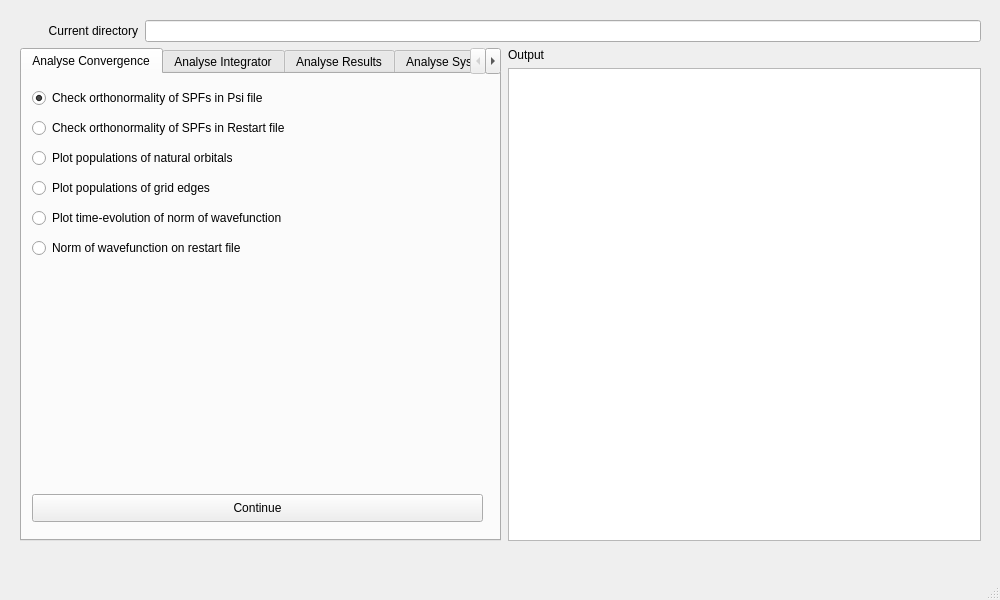
<?xml version="1.0" encoding="UTF-8"?>
<ui version="4.0">
 <class>MainWindow</class>
 <widget class="QMainWindow" name="MainWindow">
  <property name="geometry">
   <rect>
    <x>0</x>
    <y>0</y>
    <width>1000</width>
    <height>600</height>
   </rect>
  </property>
  <property name="windowTitle">
   <string>Analyse</string>
  </property>
  <widget class="QWidget" name="centralwidget">
   <widget class="QWidget" name="layoutWidget">
    <property name="geometry">
     <rect>
      <x>20</x>
      <y>20</y>
      <width>961</width>
      <height>521</height>
     </rect>
    </property>
    <layout class="QGridLayout" name="gridLayout" columnstretch="10,30,40">
     <property name="horizontalSpacing">
      <number>7</number>
     </property>
     <item row="0" column="1" colspan="2">
      <widget class="QLineEdit" name="dir_edit"/>
     </item>
     <item row="0" column="0">
      <widget class="QLabel" name="dir_label">
       <property name="layoutDirection">
        <enum>Qt::LeftToRight</enum>
       </property>
       <property name="text">
        <string>Current directory</string>
       </property>
       <property name="alignment">
        <set>Qt::AlignRight|Qt::AlignTrailing|Qt::AlignVCenter</set>
       </property>
       <property name="buddy">
        <cstring>dir_edit</cstring>
       </property>
      </widget>
     </item>
     <item row="1" column="2">
      <widget class="QLabel" name="output_label">
       <property name="text">
        <string>Output</string>
       </property>
       <property name="buddy">
        <cstring>output_view</cstring>
       </property>
      </widget>
     </item>
     <item row="2" column="2">
      <widget class="QGraphicsView" name="output_view"/>
     </item>
     <item row="1" column="0" rowspan="2" colspan="2">
      <widget class="QTabWidget" name="tabWidget">
       <property name="currentIndex">
        <number>0</number>
       </property>
       <widget class="QWidget" name="analconv_tab">
        <attribute name="title">
         <string>Analyse Convergence</string>
        </attribute>
        <widget class="QWidget" name="layoutWidget">
         <property name="geometry">
          <rect>
           <x>10</x>
           <y>10</y>
           <width>311</width>
           <height>181</height>
          </rect>
         </property>
         <layout class="QVBoxLayout" name="analconv_layout" stretch="0,0,0,0,0,0">
          <item>
           <widget class="QRadioButton" name="analconv_1">
            <property name="text">
             <string>Check orthonormality of SPFs in Psi file</string>
            </property>
            <property name="checked">
             <bool>true</bool>
            </property>
           </widget>
          </item>
          <item>
           <widget class="QRadioButton" name="analconv_2">
            <property name="text">
             <string>Check orthonormality of SPFs in Restart file</string>
            </property>
           </widget>
          </item>
          <item>
           <widget class="QRadioButton" name="analconv_3">
            <property name="text">
             <string>Plot populations of natural orbitals</string>
            </property>
           </widget>
          </item>
          <item>
           <widget class="QRadioButton" name="analconv_4">
            <property name="text">
             <string>Plot populations of grid edges</string>
            </property>
           </widget>
          </item>
          <item>
           <widget class="QRadioButton" name="analconv_5">
            <property name="text">
             <string>Plot time-evolution of norm of wavefunction</string>
            </property>
           </widget>
          </item>
          <item>
           <widget class="QRadioButton" name="analconv_6">
            <property name="text">
             <string>Norm of wavefunction on restart file</string>
            </property>
           </widget>
          </item>
         </layout>
        </widget>
        <widget class="QPushButton" name="analconv_push">
         <property name="geometry">
          <rect>
           <x>10</x>
           <y>420</y>
           <width>451</width>
           <height>28</height>
          </rect>
         </property>
         <property name="text">
          <string>Continue</string>
         </property>
        </widget>
       </widget>
       <widget class="QWidget" name="analint_tab">
        <attribute name="title">
         <string>Analyse Integrator</string>
        </attribute>
        <widget class="QWidget" name="layoutWidget">
         <property name="geometry">
          <rect>
           <x>10</x>
           <y>10</y>
           <width>311</width>
           <height>121</height>
          </rect>
         </property>
         <layout class="QVBoxLayout" name="analint_layout" stretch="0,0,0,0">
          <item>
           <widget class="QRadioButton" name="analint_1">
            <property name="text">
             <string>Analyse Step Size</string>
            </property>
            <property name="checked">
             <bool>true</bool>
            </property>
           </widget>
          </item>
          <item>
           <widget class="QRadioButton" name="analint_2">
            <property name="text">
             <string>Look at timing file</string>
            </property>
           </widget>
          </item>
          <item>
           <widget class="QRadioButton" name="analint_3">
            <property name="text">
             <string>Type update file</string>
            </property>
           </widget>
          </item>
          <item>
           <widget class="QRadioButton" name="analint_4">
            <property name="text">
             <string>Plot update step size</string>
            </property>
           </widget>
          </item>
         </layout>
        </widget>
        <widget class="QPushButton" name="analint_push">
         <property name="geometry">
          <rect>
           <x>10</x>
           <y>420</y>
           <width>451</width>
           <height>28</height>
          </rect>
         </property>
         <property name="text">
          <string>Continue</string>
         </property>
        </widget>
       </widget>
       <widget class="QWidget" name="analres_tab">
        <attribute name="title">
         <string>Analyse Results</string>
        </attribute>
        <widget class="QWidget" name="layoutWidget_2">
         <property name="geometry">
          <rect>
           <x>10</x>
           <y>10</y>
           <width>311</width>
           <height>121</height>
          </rect>
         </property>
         <layout class="QVBoxLayout" name="analres_layout" stretch="0,0,0,0">
          <item>
           <widget class="QRadioButton" name="analres_1">
            <property name="text">
             <string>Plot autocorrelation function</string>
            </property>
            <property name="checked">
             <bool>true</bool>
            </property>
           </widget>
          </item>
          <item>
           <widget class="QRadioButton" name="analres_2">
            <property name="text">
             <string>Plot Fourier transform of autocorrelation function</string>
            </property>
           </widget>
          </item>
          <item>
           <widget class="QRadioButton" name="analres_3">
            <property name="text">
             <string>Plot spectrum from autocorrelation function</string>
            </property>
           </widget>
          </item>
          <item>
           <widget class="QRadioButton" name="analres_4">
            <property name="text">
             <string>Plot eigenvalues from matrix diagonalisation</string>
            </property>
           </widget>
          </item>
         </layout>
        </widget>
        <widget class="QPushButton" name="analres_push">
         <property name="geometry">
          <rect>
           <x>10</x>
           <y>420</y>
           <width>451</width>
           <height>28</height>
          </rect>
         </property>
         <property name="text">
          <string>Continue</string>
         </property>
        </widget>
       </widget>
       <widget class="QWidget" name="analevol_tab">
        <attribute name="title">
         <string>Analyse System Evolution</string>
        </attribute>
        <widget class="QWidget" name="layoutWidget_3">
         <property name="geometry">
          <rect>
           <x>10</x>
           <y>10</y>
           <width>311</width>
           <height>91</height>
          </rect>
         </property>
         <layout class="QVBoxLayout" name="analevol_layout" stretch="0,0,0">
          <item>
           <widget class="QRadioButton" name="analevol_1">
            <property name="text">
             <string>Plot 1D density evolution</string>
            </property>
            <property name="checked">
             <bool>true</bool>
            </property>
           </widget>
          </item>
          <item>
           <widget class="QRadioButton" name="analevol_2">
            <property name="text">
             <string>Plot 2D density evolution</string>
            </property>
           </widget>
          </item>
          <item>
           <widget class="QRadioButton" name="analevol_3">
            <property name="text">
             <string>Plot diabatic state population</string>
            </property>
           </widget>
          </item>
         </layout>
        </widget>
        <widget class="QPushButton" name="analevol_push">
         <property name="geometry">
          <rect>
           <x>10</x>
           <y>420</y>
           <width>451</width>
           <height>28</height>
          </rect>
         </property>
         <property name="text">
          <string>Continue</string>
         </property>
        </widget>
       </widget>
       <widget class="QWidget" name="analpes_tab">
        <attribute name="title">
         <string>Analyse Potential Surface</string>
        </attribute>
        <widget class="QPushButton" name="analpes_push">
         <property name="geometry">
          <rect>
           <x>10</x>
           <y>420</y>
           <width>451</width>
           <height>28</height>
          </rect>
         </property>
         <property name="text">
          <string>Continue</string>
         </property>
        </widget>
       </widget>
       <widget class="QWidget" name="compcal_tab">
        <attribute name="title">
         <string>Compare Calculations</string>
        </attribute>
       </widget>
      </widget>
     </item>
    </layout>
   </widget>
  </widget>
  <widget class="QMenuBar" name="menubar">
   <property name="geometry">
    <rect>
     <x>0</x>
     <y>0</y>
     <width>1000</width>
     <height>26</height>
    </rect>
   </property>
  </widget>
  <widget class="QStatusBar" name="statusbar"/>
 </widget>
 <tabstops>
  <tabstop>dir_edit</tabstop>
  <tabstop>tabWidget</tabstop>
  <tabstop>analconv_1</tabstop>
  <tabstop>analconv_2</tabstop>
  <tabstop>analconv_3</tabstop>
  <tabstop>analconv_4</tabstop>
  <tabstop>analconv_5</tabstop>
  <tabstop>analconv_6</tabstop>
  <tabstop>output_view</tabstop>
 </tabstops>
 <resources/>
 <connections/>
</ui>
